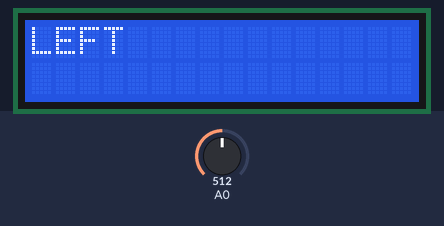
Simulated run of this sketch. Board: Arduino Uno, built with avr-gcc and run on an emulated ATmega328P. On the bench: 16×2 character LCD. The test bench sets the inputs (shaded band); at power-on: A0 = 512.

Above: at 1.2 s.
1.3 s: A0 set to 610
At 1.6 s:
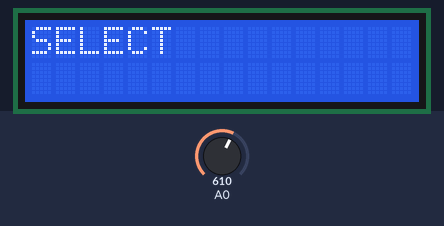
2.8 s: A0 set to 390
At 4.0 s:
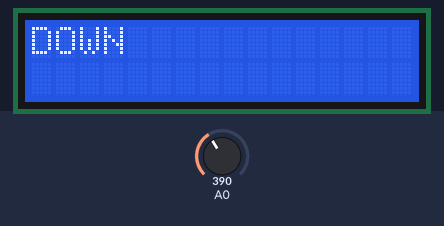
4.3 s: A0 set to 190
At 5.1 s:
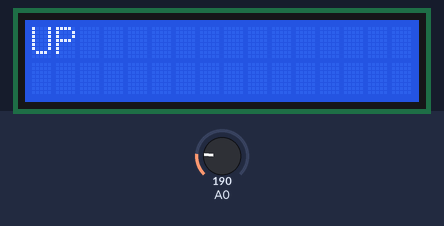
5.8 s: A0 set to 0
At 6.3 s:
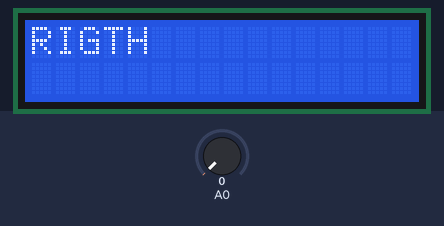
7.3 s: A0 set to 1010
At 8.5 s:
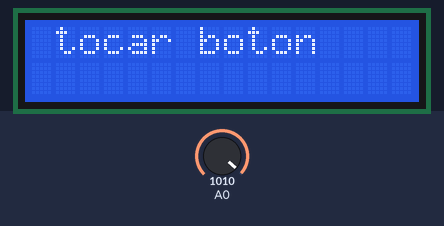
8.8 s: A0 set to 990
At 9.8 s:
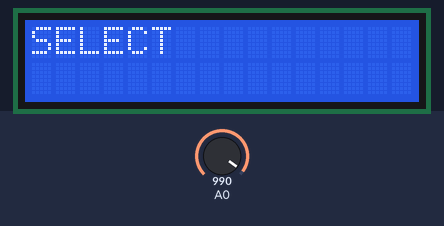
Timing chart, 0 to 11.3 s (numbered marks = the images above; inputs shaded):
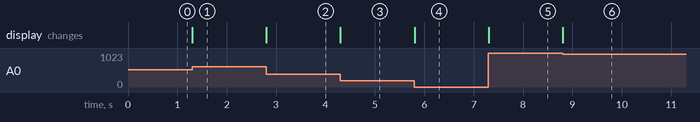

Measured:
- after the input at 1.3 s, the display: changes at once (image 1)
- after the input at 2.8 s, the display: changes at once (image 2)
- after the input at 4.3 s, the display: changes at once (image 3)
- after the input at 5.8 s, the display: changes at once (image 4)
- after the input at 7.3 s, the display: changes at once (image 5)
- after the input at 8.8 s, the display: changes at once (image 6)

The sketch:

sketch_may31a.ino
```cpp
/*#include <LiquidCrystal.h>
LiquidCrystal lcd(8,9,4,5,6,7);
int i;

void setup() {

  lcd.begin(16,2);

}

void loop() {
  lcd.setCursor(0,0);
  lcd.print("hola");
  lcd.setCursor(0,7);
  delay(100);


}*/
#include <LiquidCrystal.h>
LiquidCrystal lcd(8,9,4,5,6,7);


void setup()
{

 lcd.begin(16,2);
  /*lcd.println("hola");
  lcd.print("chau");*/
  pinMode(A0, INPUT);
  Serial.begin(9600);

}

void loop()
{
  int valor=analogRead(A0);

  //delay(8000);
  //lcd.print(valor);
  //contador++;
 if(valor<=1023&&valor>1000 ){
  lcd.print(" tocar boton");
  // lcd.print(valor);


  }
  if(valor==0){
  lcd.print("RIGTH");

 //  lcd.print(valor);
   lcd.print("             ");


  }
  if(valor<200 && valor>0){//143
  lcd.print("UP");
  // lcd.print(valor);
    lcd.print("            ");


  }
    if(valor>200 && valor<400 ){//328
  lcd.print("DOWN");
   //lcd.print(valor);
    lcd.print("             ");

    }
       if(valor>400 && valor<600 ){//504
  lcd.print("LEFT");
   //lcd.print(valor);
    lcd.print("           ");

    }
       if(valor>600 && valor <1000){//741
  lcd.print("SELECT");
   //lcd.print(valor);
    lcd.print("            ");

    }

  lcd.setCursor(0,0);//pociciona la pocicion 0,0 de la matriz siempre
  //lcd.clear();

  //lcd.print(contador);
  //lcd.print(valor);

  //Serial.println(valor);


  valor=0;
  /*digitalWrite(13, HIGH);
  delay(1000); // Wait for 1000 millisecond(s)
  digitalWrite(13, LOW);
  delay(1000); // Wait for 1000 millisecond(s)*/
}
```
